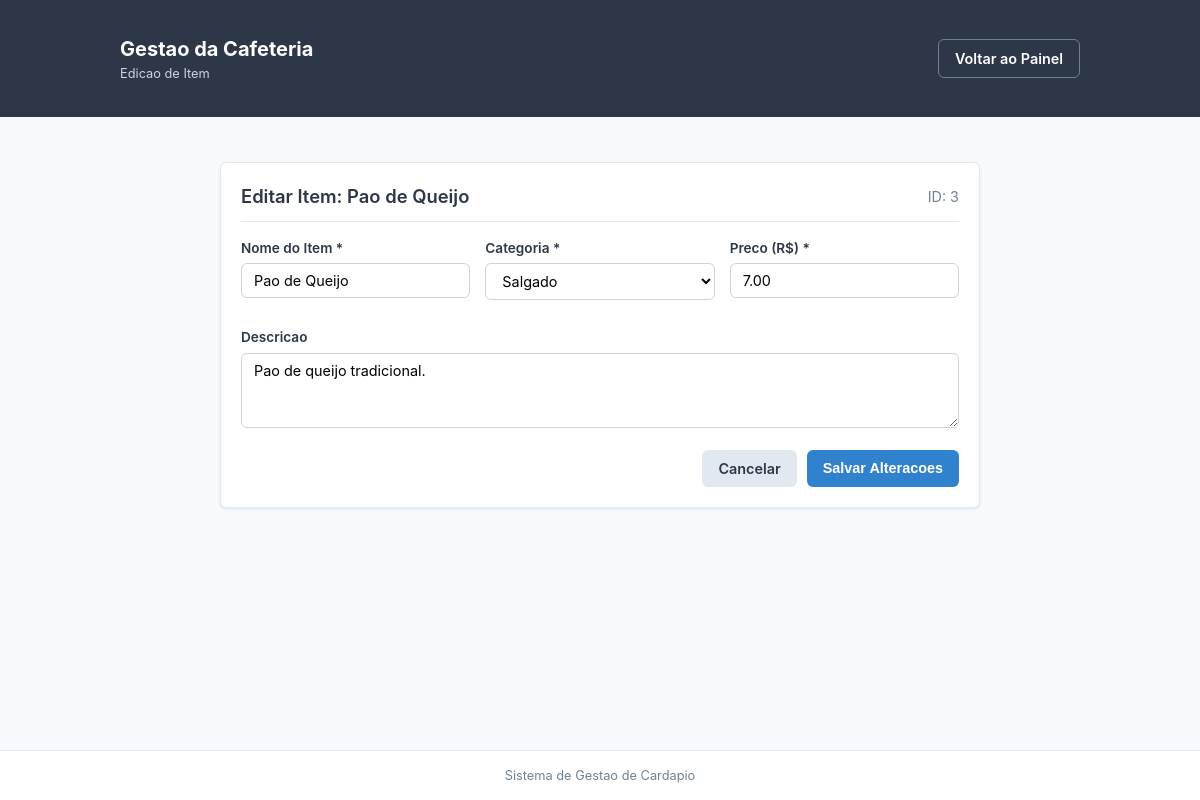
Page /editar_item.php?id=3 (signed in) on the committed database.
### tables this page shows
CREATE TABLE IF NOT EXISTS cardapio (
    id INT AUTO_INCREMENT PRIMARY KEY,
    nome_item VARCHAR(100) NOT NULL,
    categoria VARCHAR(50) NOT NULL,
    descricao TEXT,
    preco DECIMAL(10, 2) NOT NULL,
    disponivel BOOLEAN DEFAULT TRUE
);

### funcoes.php (called while the page is built, shortened)
<?php
function validarId($id) {
    $idInt = (int) $id;
    return ($idInt > 0 && (string)$idInt === trim((string)$id)) ? $idInt : false;
}
?>

### editar_item.php (the view, shortened to what this page needs)
<?php
require_once "conexao.php";
require_once "funcoes.php";
$id_bruto = $_GET['id'] ?? ($_POST['id'] ?? null);
$id_item = validarId($id_bruto);
$sql_select = "SELECT id, nome_item, categoria, descricao, preco FROM cardapio WHERE id = ? LIMIT 1";
$stmt_select = mysqli_prepare($conexao, $sql_select);
mysqli_stmt_bind_param($stmt_select, "i", $id_item);
mysqli_stmt_execute($stmt_select);
$resultado = mysqli_stmt_get_result($stmt_select);
$item_atual = mysqli_fetch_assoc($resultado);
?>
<!DOCTYPE html>
<html lang="pt-BR">
<head>
    <link rel="stylesheet" href="style.css">
</head>
<body>
    <header class="cabecalho-sistema">
        <div class="container cabecalho-conteudo">
            <div class="logo-area">
                <div>
                    <div class="logo-titulo">Gestao da Cafeteria</div>
                    <div class="logo-subtitulo">Edicao de Item</div>
                </div>
            </div>
            <div class="usuario-area">
                <a href="painel.php" class="btn btn-secundario">
                    Voltar ao Painel
                </a>
            </div>
        </div>
    </header>
    <main class="container" style="margin-top: 25px; margin-bottom: 40px; max-width: 800px;">
        <div class="card">
            <div class="card-cabecalho">
                <h2 class="card-titulo">Editar Item: <?= htmlspecialchars($item_atual['nome_item']); ?></h2>
                <span style="font-size: 0.9rem; color: var(--cor-texto-suave);">ID: <?= $item_atual['id']; ?></span>
            </div>
            <form action="editar_item.php?id=<?= $item_atual['id']; ?>" method="POST" autocomplete="off">
                <div class="grid-form">
                    <div class="campo-form">
                        <label for="nome_item">Nome do Item *</label>
                        <input
                            type="text"
                            id="nome_item"
                            name="nome_item"
                            required
                            value="<?= htmlspecialchars($item_atual['nome_item']); ?>"
                        >
                    </div>
                    <div class="campo-form">
                        <label for="categoria">Categoria *</label>
                        <select id="categoria" name="categoria" required>
                            <?php
                            $categorias = ["Cafe", "Doce", "Salgado", "Bebida Gelada"];
                            foreach ($categorias as $cat) {
                                $selected = (strcasecmp($item_atual['categoria'], $cat) === 0) ? 'selected' : '';
                                echo "<option value=\"{$cat}\" {$selected}>{$cat}</option>";
                            }
                            ?>
                        </select>
                    </div>
                    <div class="campo-form">
                        <label for="preco">Preco (R$) *</label>
                        <input
                            type="number"
                            step="0.01"
                            min="0.01"
                            id="preco"
                            name="preco"
                            required
                            value="<?= number_format($item_atual['preco'], 2, '.', ''); ?>"
                        >
                    </div>
                    <div class="campo-form span-full">
                        <label for="descricao">Descricao</label>
                        <textarea
                            id="descricao"
                            name="descricao"
                        ><?= htmlspecialchars($item_atual['descricao']); ?></textarea>
                    </div>
                </div>
                <div class="acoes-form">
                    <a href="painel.php" class="btn btn-voltar">
                        Cancelar
                    </a>
                    <button type="submit" class="btn btn-primario">
                        Salvar Alteracoes
                    </button>
                </div>
            </form>
        </div>
    </main>
    <footer class="rodape">
        <p>Sistema de Gestao de Cardapio</p>
    </footer>
</body>
</html>

### style.css (style rules this page uses)
:root { --cor-primaria: #2D3748; --cor-primaria-hover: #1A202C; --cor-secundaria: #4A5568; --cor-destaque: #3182CE; --cor-fundo: #F7FAFC; --cor-card: #FFFFFF; --cor-texto: #2D3748; --cor-texto-suave: #718096; --cor-borda: #E2E8F0; --cor-sucesso: #22543D; --cor-sucesso-bg: #C6F6D5; --cor-erro: #742A2A; --cor-erro-bg: #FED7D7; --sombra-card: 0 1px 3px rgba(0, 0, 0, 0.1); --raio-borda: 6px; --fonte: -apple-system, BlinkMacSystemFont, "Segoe UI", Roboto, Helvetica, Arial, sans-serif; }
* { box-sizing: border-box; margin: 0; padding: 0; }
body { font-family: var(--fonte); background-color: var(--cor-fundo); color: var(--cor-texto); line-height: 1.5; min-height: 100vh; display: flex; flex-direction: column; }
.container { width: 100%; max-width: 1000px; margin: 0 auto; padding: 20px; }
.cabecalho-sistema { background-color: var(--cor-primaria); color: #FFFFFF; padding: 14px 0; }
.cabecalho-conteudo { display: flex; justify-content: space-between; align-items: center; flex-wrap: wrap; gap: 15px; }
.logo-titulo { font-size: 1.25rem; font-weight: 700; }
.logo-subtitulo { font-size: 0.8rem; color: #CBD5E0; }
.usuario-area { display: flex; align-items: center; gap: 15px; font-size: 0.9rem; }
.btn { display: inline-block; padding: 8px 16px; font-size: 0.9rem; font-weight: 600; border-radius: var(--raio-borda); border: none; cursor: pointer; text-decoration: none; text-align: center; }
.btn-primario { background-color: var(--cor-destaque); color: #FFFFFF; }
.btn-secundario { background-color: transparent; color: #FFFFFF; border: 1px solid #718096; }
.btn-voltar { background-color: #E2E8F0; color: #2D3748; }
.card { background: var(--cor-card); border: 1px solid var(--cor-borda); border-radius: var(--raio-borda); padding: 20px; margin-bottom: 20px; box-shadow: var(--sombra-card); }
.card-cabecalho { margin-bottom: 16px; padding-bottom: 10px; border-bottom: 1px solid var(--cor-borda); display: flex; justify-content: space-between; align-items: center; }
.card-titulo { font-size: 1.15rem; font-weight: 600; color: var(--cor-primaria); }
.grid-form { display: grid; grid-template-columns: repeat(auto-fit, minmax(200px, 1fr)); gap: 15px; }
.campo-form { display: flex; flex-direction: column; margin-bottom: 12px; }
.campo-form.span-full { grid-column: 1 / -1; }
.campo-form label { font-size: 0.85rem; font-weight: 600; margin-bottom: 5px; }
.campo-form input, .campo-form select, .campo-form textarea { width: 100%; padding: 8px 12px; font-size: 0.9rem; font-family: inherit; border: 1px solid #CBD5E0; border-radius: var(--raio-borda); background-color: #FFFFFF; }
.campo-form textarea { min-height: 75px; resize: vertical; }
.acoes-form { display: flex; gap: 10px; justify-content: flex-end; margin-top: 10px; }
.rodape { margin-top: auto; text-align: center; padding: 15px 0; font-size: 0.8rem; color: var(--cor-texto-suave); border-top: 1px solid var(--cor-borda); background: #FFFFFF; }

### rows in the picture
cardapio: nome_item "Pao de Queijo", id "3", preco "7.00", descricao "Pao de queijo tradicional."

### other values in the picture
form field categoria "Salgado"
